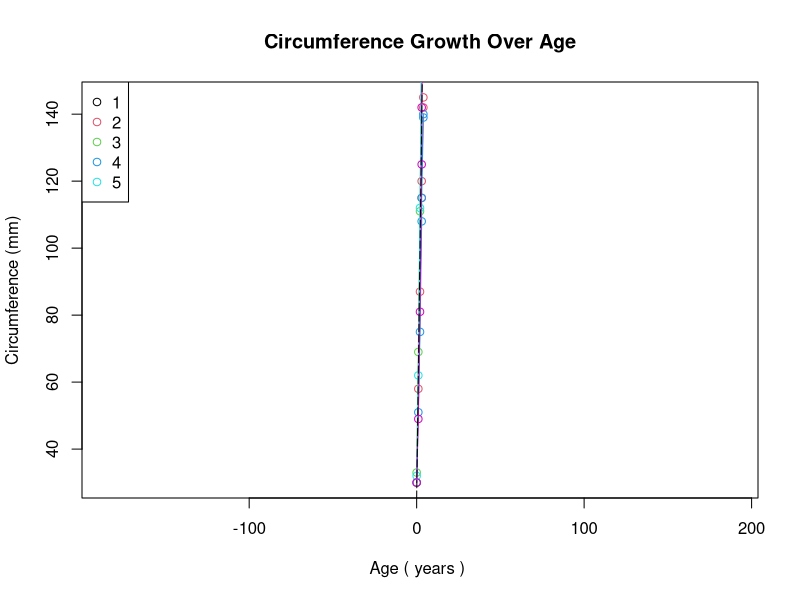
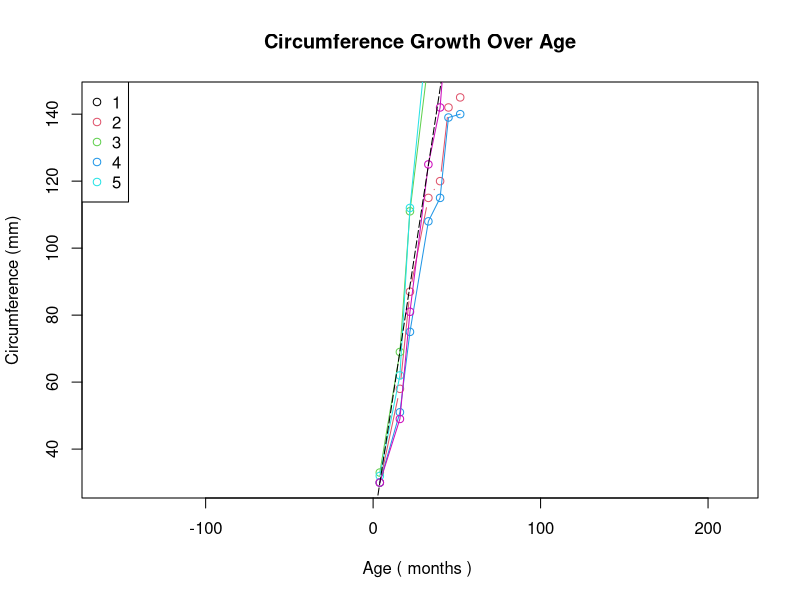
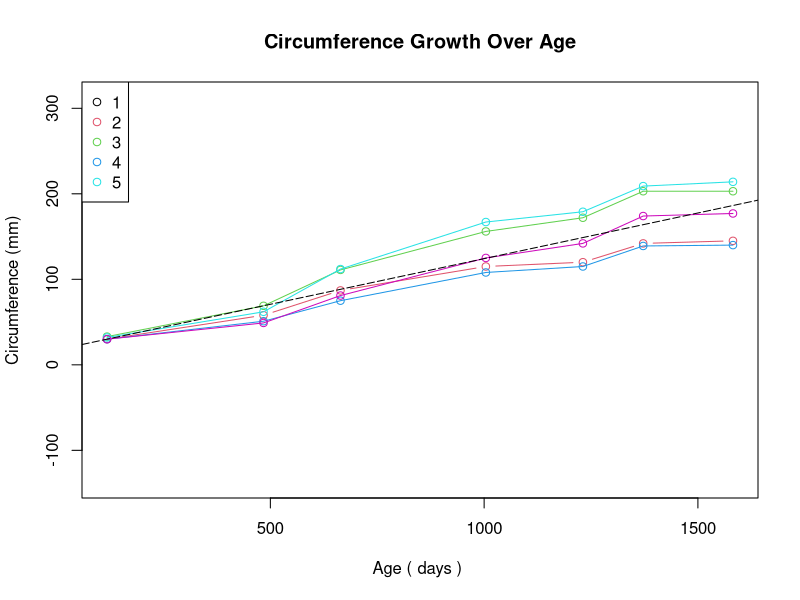

Here is the R script that generated these plots, in order:
# This script analyzes the Orange data set and plots the circumference growth
# over the age of the plant in 3 different measurements (years, months, days)
# for age. A line of best fit is also plotted in each plot as a dashed line.

# initiate libraries
library(datasets)
library(lubridate) # used for date calc

#Load Orange data set
data(Orange)

# define key variables
plant_dt = as.Date("1968-12-31") # from help doc
max_Tree = max(as.numeric(Orange$Tree))

# create vec of measurments
measurments = c("years", "months")

# add measurment age
for (m in measurments) {
  name = paste("age_", m, sep = "")
  Orange[name] = round(time_length(difftime(plant_dt + Orange$age, plant_dt), m))
}

# Rename age field to specify the measument
colnames(Orange)[colnames(Orange) == "age"] <- "age_days"

# create vec for each age field
age_fields = c(colnames(Orange)[grepl("age", colnames(Orange))])

# Create a plot for each age measurement
for (age in sort(age_fields, decreasing = TRUE)) {
  print(age)
  # plot line chart to see circumfence growth over age for all measurments
  plot(
    x = Orange[age][Orange["Tree"] == "1"],
    y = Orange$circumference[Orange$Tree == "1"],
    type = "b",
    main = "Circumference Growth Over Age",
    xlab = paste("Age (", sub("age_", "", age), ")", ""),
    ylab = "Circumference (mm)",
    col = 2,
    asp = 2
  )
  
  # plot remaining Trees
  for (t in 2:max_Tree) {
    points(x = Orange[age][Orange["Tree"] == t],
           y = Orange$circumference[Orange$Tree == t],
           col = t + 1)
    lines(x = Orange[age][Orange["Tree"] == t],
          y = Orange$circumference[Orange$Tree == t],
          col = t + 1)
  }
  
  # add legend
  legend(
    "topleft",
    legend = 1:max_Tree,
    col = 1:max_Tree,
    pch = 1
  )
  
  # add line of best fit
  abline(lm(unlist(Orange["circumference"]) ~ unlist(Orange[age])),
         lty = 5,
         lwd = 1)
}
